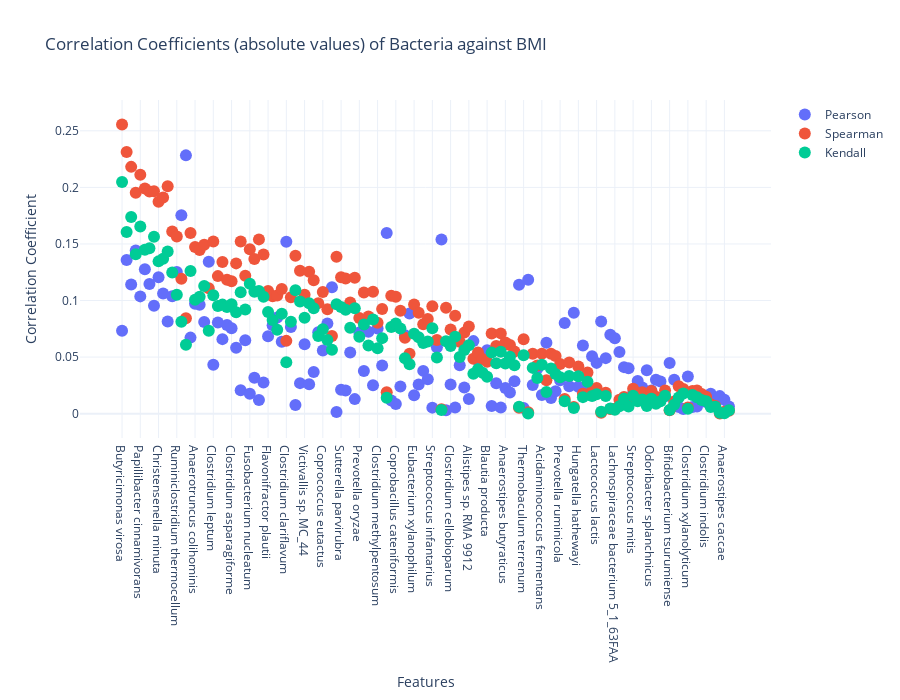

Write notebook code for a chart like this one.
### Markdown cell above
## Correlations

### Code cell
bacteria_corr_array_bmi, bacteria_sorted_by_corr_bmi = plot_correlation_coefficients(
    bacteria,
    bmi,
    abs_corr=True,
    title="Correlation Coefficients (absolute values) of Bacteria against BMI"
)

### Figure 1 — Plotly figure (JSON) as saved in the notebook; plotly's stock layout.template omitted (floating-point values rounded to 4 significant figures; data arrays with more than 128 entries replaced by an {"elided": "..."} marker saying what was removed)
{"data": [{"marker": {"size": 12}, "mode": "markers", "name": "Pearson", "type": "scatter", "x": {"elided": "134 str values"}, "y": {"elided": "134 float values"}}, {"marker": {"size": 12}, "mode": "markers", "name": "Spearman", "type": "scatter", "x": {"elided": "134 str values"}, "y": {"elided": "134 float values"}}, {"marker": {"size": 12}, "mode": "markers", "name": "Kendall", "type": "scatter", "x": {"elided": "134 str values"}, "y": {"elided": "134 float values"}}], "layout": {"height": 700, "title": {"text": "Correlation Coefficients (absolute values) of Bacteria against BMI"}, "xaxis": {"title": {"text": "Features"}}, "yaxis": {"title": {"text": "Correlation Coefficient"}}}}
